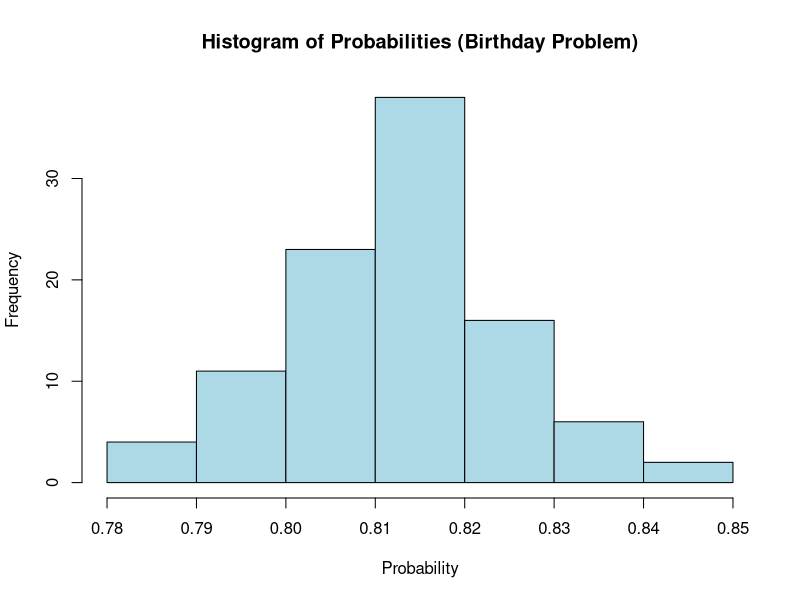
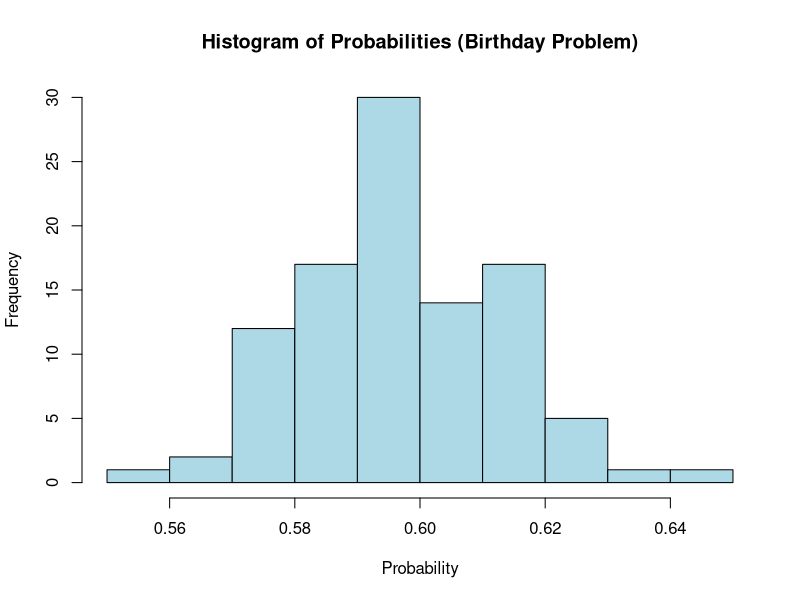
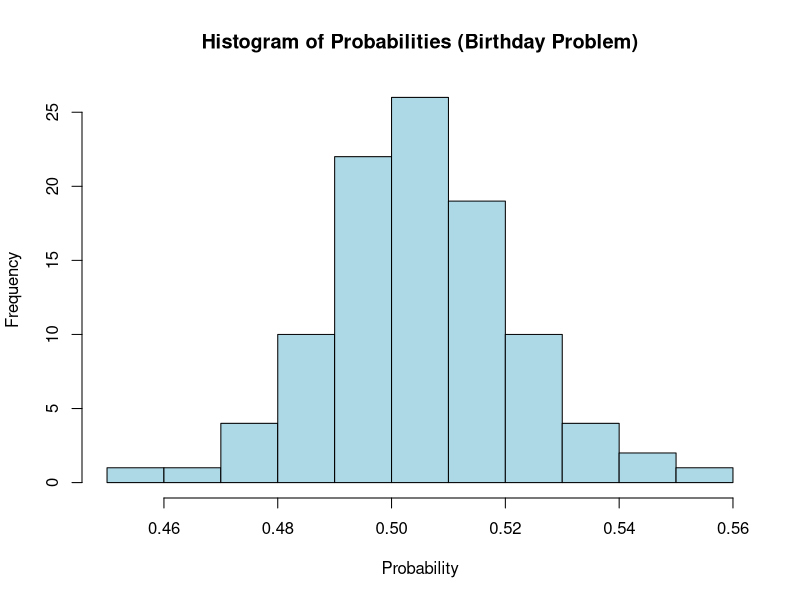

The R script that drew these images, in order:
## ---- chunk 1
# Set seed for reproducibility
set.seed(123)


# Function to simulate one birthday experiment
birthday_simulation <- function(class_size) {
  birthdays <- sample(1:365, class_size, replace = TRUE)
  return(any(duplicated(birthdays)))
}

# Initialize parameters
class_size <- 35
num_simulations <- 100
probabilities <- numeric(num_simulations)

# Run simulations
for (i in 1:num_simulations) {
  success_count <- sum(replicate(1000, birthday_simulation(class_size)))
  probabilities[i] <- success_count / 1000
}

# Plot the histogram of probabilities
hist(probabilities, main = "Histogram of Probabilities (Birthday Problem)", 
     xlab = "Probability", col = "lightblue", border = "black")

# Calculate mean of the probabilities
mean_prob <- mean(probabilities)
cat("Mean =", mean_prob, "\n")

# Calculate 95% confidence interval
conf_interval <- quantile(probabilities, c(0.025, 0.975))
cat("95% Confidence Interval =", conf_interval, "\n")
## ---- chunk 2
EV= mean_prob*26-(1-mean_prob)*26
print(paste("ev=",EV))
## ---- chunk 3
FAIR=(mean_prob)/(1-mean_prob)
print(paste("fairbet=",FAIR))
## ---- chunk 4
# Set seed for reproducibility
set.seed(123)


# Function to simulate one birthday experiment
birthday_simulation <- function(class_size) {
  birthdays <- sample(1:365, class_size, replace = TRUE)
  return(any(duplicated(birthdays)))
}

# Initialize parameters
class_size <- 26
num_simulations <- 100
probabilities <- numeric(num_simulations)

# Run simulations
for (i in 1:num_simulations) {
  success_count <- sum(replicate(1000, birthday_simulation(class_size)))
  probabilities[i] <- success_count / 1000
}

# Plot the histogram of probabilities
hist(probabilities, main = "Histogram of Probabilities (Birthday Problem)", 
     xlab = "Probability", col = "lightblue", border = "black")

# Calculate mean of the probabilities
mean_prob <- mean(probabilities)
cat("Mean =", mean_prob, "\n")

# Calculate 95% confidence interval
conf_interval <- quantile(probabilities, c(0.025, 0.975))
cat("95% Confidence Interval =", conf_interval, "\n")
## ---- chunk 5
EV= mean_prob*20-(1-mean_prob)*20
print(paste("ev=",EV))
## ---- chunk 6
FAIR=(mean_prob)/(1-mean_prob)
print(paste("fairbet=",FAIR))
## ---- chunk 7
# Set seed for reproducibility
set.seed(123)


# Function to simulate one birthday experiment
birthday_simulation <- function(class_size) {
  birthdays <- sample(1:365, class_size, replace = TRUE)
  return(any(duplicated(birthdays)))
}

# Initialize parameters
class_size <- 23
num_simulations <- 100
probabilities <- numeric(num_simulations)

# Run simulations
for (i in 1:num_simulations) {
  success_count <- sum(replicate(1000, birthday_simulation(class_size)))
  probabilities[i] <- success_count / 1000
}

# Plot the histogram of probabilities
hist(probabilities, main = "Histogram of Probabilities (Birthday Problem)", 
     xlab = "Probability", col = "lightblue", border = "black")

# Calculate mean of the probabilities
mean_prob <- mean(probabilities)
cat("Mean =", mean_prob, "\n")

# Calculate 95% confidence interval
conf_interval <- quantile(probabilities, c(0.025, 0.975))
cat("95% Confidence Interval =", conf_interval, "\n")
## ---- chunk 8
EV= mean_prob*20-(1-mean_prob)*20
print(paste("ev=",EV))
